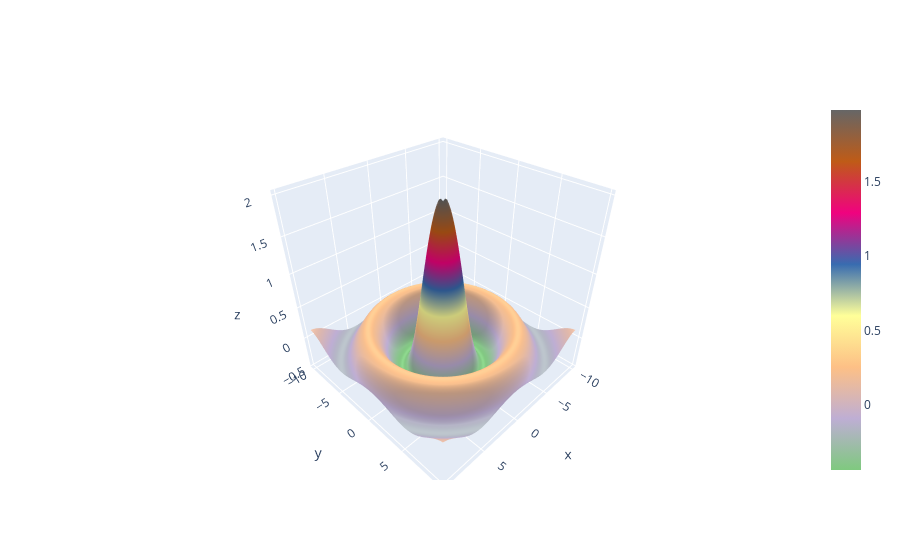

The notebook cell saved with this chart:
### Code cell
cf.datagen.sinwave(10,0.25).iplot(kind='surface',colorscale='accent')

### Figure 1 — Plotly figure (JSON) as saved in the notebook; plotly's stock layout.template omitted (floating-point values rounded to 4 significant figures; data arrays with more than 128 entries replaced by an {"elided": "..."} marker saying what was removed)
{"data": [{"colorscale": [[0, "rgb(127,201,127)"], [0.1429, "rgb(190,174,212)"], [0.2857, "rgb(253,192,134)"], [0.4286, "rgb(255,255,153)"], [0.5714, "rgb(56,108,176)"], [0.7143, "rgb(240,2,127)"], [0.8571, "rgb(191,91,23)"], [1, "rgb(102,102,102)"]], "type": "surface", "x": [-10, -9.75, -9.5, -9.25, -9, -8.75, -8.5, -8.25, -8, -7.75, -7.5, -7.25, -7, -6.75, -6.5, -6.25, -6, -5.75, -5.5, -5.25, -5, -4.75, -4.5, -4.25, -4, -3.75, -3.5, -3.25, -3, -2.75, -2.5, -2.25, -2, -1.75, -1.5, -1.25, -1, -0.75, -0.5, -0.25, 0, 0.25, 0.5, 0.75, 1, 1.25, 1.5, 1.75, 2, 2.25, 2.5, 2.75, 3, 3.25, 3.5, 3.75, 4, 4.25, 4.5, 4.75, 5, 5.25, 5.5, 5.75, 6, 6.25, 6.5, 6.75, 7, 7.25, 7.5, 7.75, 8, 8.25, 8.5, 8.75, 9, 9.25, 9.5, 9.75], "y": [-10, -9.75, -9.5, -9.25, -9, -8.75, -8.5, -8.25, -8, -7.75, -7.5, -7.25, -7, -6.75, -6.5, -6.25, -6, -5.75, -5.5, -5.25, -5, -4.75, -4.5, -4.25, -4, -3.75, -3.5, -3.25, -3, -2.75, -2.5, -2.25, -2, -1.75, -1.5, -1.25, -1, -0.75, -0.5, -0.25, 0, 0.25, 0.5, 0.75, 1, 1.25, 1.5, 1.75, 2, 2.25, 2.5, 2.75, 3, 3.25, 3.5, 3.75, 4, 4.25, 4.5, 4.75, 5, 5.25, 5.5, 5.75, 6, 6.25, 6.5, 6.75, 7, 7.25, 7.5, 7.75, 8, 8.25, 8.5, 8.75, 9, 9.25, 9.5, 9.75], "z": {"elided": "80x80 float values"}}], "layout": {"autosize": true, "legend": {"bgcolor": "#FFFFFF", "font": {"color": "#666666"}}, "paper_bgcolor": "#FFFFFF", "plot_bgcolor": "#E5E5E5", "scene": {"aspectmode": "auto", "aspectratio": {"x": 1, "y": 1, "z": 1}}, "title": {"font": {"color": "#151516"}}, "xaxis": {"gridcolor": "#F6F6F6", "showgrid": true, "tickfont": {"color": "#666666"}, "title": {"font": {"color": "#666666"}, "text": ""}, "zerolinecolor": "#F6F6F6"}, "yaxis": {"gridcolor": "#F6F6F6", "showgrid": true, "tickfont": {"color": "#666666"}, "title": {"font": {"color": "#666666"}, "text": ""}, "zerolinecolor": "#F6F6F6"}}}
